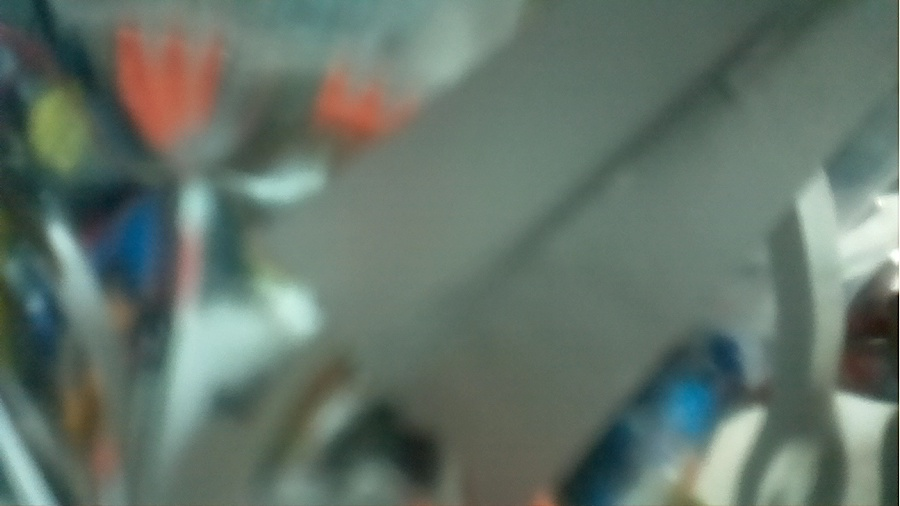
#> input picture 4wheelRobot/library/image.jpg, 900 x 506 px
$ python bluegoalddetection.py
#> lines starting #> are read from the running program, lines starting #| are printed output that depends on the picture; after the words box and inside, x2 and y2 are one past the last pixel; in counts of white or black regions, pixels touching at a corner belong together
#> further down, image is the input picture: shape (506, 900, 3); mean B, G, R 105.5, 115.6, 99.8
import cv2
import numpy
import math
from enum import Enum


class BlueGoalDetection:
    """
    An OpenCV pipeline generated by GRIP.
    """

    def __init__(self):
        """initializes all values to presets or None if need to be set
        """

        self.__blur_type = BlurType.Box_Blur
        self.__blur_radius = 4.504504504504505

        self.blur_output = None

        self.__hsv_threshold_input = self.blur_output
        self.__hsv_threshold_hue = [97.12230215827337, 180.0]
        self.__hsv_threshold_saturation = [135.29676258992808, 255.0]
        self.__hsv_threshold_value = [0.0, 255.0]

        self.hsv_threshold_output = None

        self.__find_contours_input = self.hsv_threshold_output
        self.__find_contours_external_only = False

        self.find_contours_output = None

        self.__filter_contours_contours = self.find_contours_output
        self.__filter_contours_min_area = 30.0
        self.__filter_contours_min_perimeter = 30.0
        self.__filter_contours_min_width = 100.0
        self.__filter_contours_max_width = 1000
        self.__filter_contours_min_height = 0.0
        self.__filter_contours_max_height = 1000.0
        self.__filter_contours_solidity = [0, 100]
        self.__filter_contours_max_vertices = 1000000
        self.__filter_contours_min_vertices = 0.0
        self.__filter_contours_min_ratio = 0.0
        self.__filter_contours_max_ratio = 1000

        self.filter_contours_output = None


    def process(self, source0):
        """
        Runs the pipeline and sets all outputs to new values.
        """
        # Step Blur0:
        self.__blur_input = source0
        (self.blur_output) = self.__blur(self.__blur_input, self.__blur_type, self.__blur_radius)

        # Step HSV_Threshold0:
        self.__hsv_threshold_input = self.blur_output
        (self.hsv_threshold_output) = self.__hsv_threshold(self.__hsv_threshold_input, self.__hsv_threshold_hue, self.__hsv_threshold_saturation, self.__hsv_threshold_value)

        # Step Find_Contours0:
        self.__find_contours_input = self.hsv_threshold_output
        (self.find_contours_output) = self.__find_contours(self.__find_contours_input, self.__find_contours_external_only)

        # Step Filter_Contours0:
        self.__filter_contours_contours = self.find_contours_output
        (self.filter_contours_output) = self.__filter_contours(self.__filter_contours_contours, self.__filter_contours_min_area, self.__filter_contours_min_perimeter, self.__filter_contours_min_width, self.__filter_contours_max_width, self.__filter_contours_min_height, self.__filter_contours_max_height, self.__filter_contours_solidity, self.__filter_contours_max_vertices, self.__filter_contours_min_vertices, self.__filter_contours_min_ratio, self.__filter_contours_max_ratio)


    @staticmethod
    def __blur(src, type, radius):
        """Softens an image using one of several filters.
        Args:
            src: The source mat (numpy.ndarray).
            type: The blurType to perform represented as an int.
            radius: The radius for the blur as a float.
        Returns:
            A numpy.ndarray that has been blurred.
        """
#> called with radius = 4.5
        if(type is BlurType.Box_Blur):
            ksize = int(2 * round(radius) + 1)
            return cv2.blur(src, (ksize, ksize))
        elif(type is BlurType.Gaussian_Blur):
            ksize = int(6 * round(radius) + 1)
            return cv2.GaussianBlur(src, (ksize, ksize), round(radius))
        elif(type is BlurType.Median_Filter):
            ksize = int(2 * round(radius) + 1)
            return cv2.medianBlur(src, ksize)
        else:
            return cv2.bilateralFilter(src, -1, round(radius), round(radius))

    @staticmethod
    def __hsv_threshold(input, hue, sat, val):
        """Segment an image based on hue, saturation, and value ranges.
        Args:
            input: A BGR numpy.ndarray.
            hue: A list of two numbers the are the min and max hue.
            sat: A list of two numbers the are the min and max saturation.
            lum: A list of two numbers the are the min and max value.
        Returns:
            A black and white numpy.ndarray.
        """
        out = cv2.cvtColor(input, cv2.COLOR_BGR2HSV)
#> out: shape (506, 900, 3); mean H, S, V 66.9, 51.2, 118.4
        return cv2.inRange(out, (hue[0], sat[0], val[0]),  (hue[1], sat[1], val[1]))
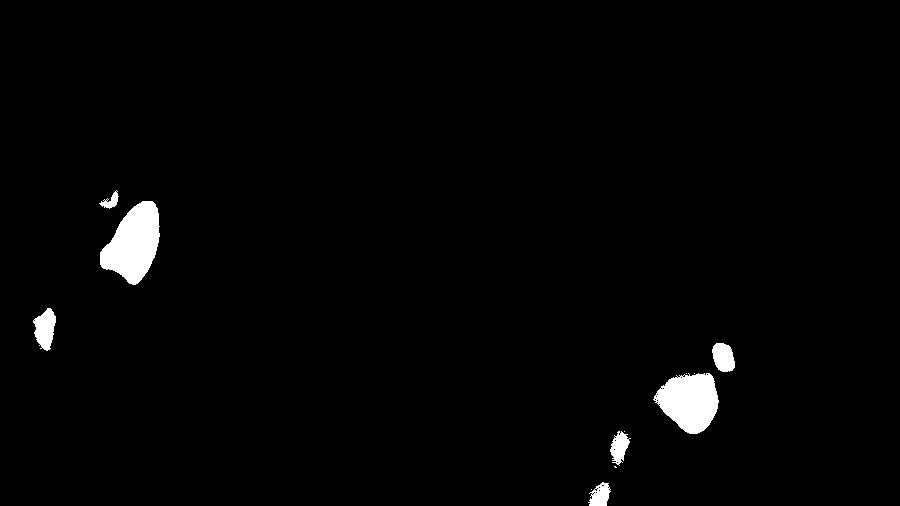
#> returned value: shape (506, 900); 1.8% white; 12 white regions (5 under 20 px), largest, box (x1, y1, x2, y2) and area: (100, 201, 160, 285) 3209, (653, 373, 719, 434) 2779, (33, 308, 56, 351) 647

    @staticmethod
    def __find_contours(input, external_only):
        """Sets the values of pixels in a binary image to their distance to the nearest black pixel.
        Args:
            input: A numpy.ndarray.
            external_only: A boolean. If true only external contours are found.
        Return:
            A list of numpy.ndarray where each one represents a contour.
        """
        if(external_only):
            mode = cv2.RETR_EXTERNAL
        else:
            mode = cv2.RETR_LIST
        method = cv2.CHAIN_APPROX_SIMPLE
        contours, hierarchy =cv2.findContours(input, mode=mode, method=method)
        return contours

    @staticmethod
    def __filter_contours(input_contours, min_area, min_perimeter, min_width, max_width,
                        min_height, max_height, solidity, max_vertex_count, min_vertex_count,
                        min_ratio, max_ratio):
        """Filters out contours that do not meet certain criteria.
        Args:
            input_contours: Contours as a list of numpy.ndarray.
            min_area: The minimum area of a contour that will be kept.
            min_perimeter: The minimum perimeter of a contour that will be kept.
            min_width: Minimum width of a contour.
            max_width: MaxWidth maximum width.
            min_height: Minimum height.
            max_height: Maximimum height.
            solidity: The minimum and maximum solidity of a contour.
            min_vertex_count: Minimum vertex Count of the contours.
            max_vertex_count: Maximum vertex Count.
            min_ratio: Minimum ratio of width to height.
            max_ratio: Maximum ratio of width to height.
        Returns:
            Contours as a list of numpy.ndarray.
        """
#> called with min_area = 30, min_perimeter = 30, min_width = 100, max_width = 1000, min_height = 0, max_height = 1000, max_vertex_count = 1000000, min_vertex_count = 0
        output = []
        for contour in input_contours:
            x,y,w,h = cv2.boundingRect(contour)
            if (w < min_width or w > max_width):
                continue
            if (h < min_height or h > max_height):
                continue
            area = cv2.contourArea(contour)
            if (area < min_area):
                continue
            if (cv2.arcLength(contour, True) < min_perimeter):
                continue
            hull = cv2.convexHull(contour)
            solid = 100 * area / cv2.contourArea(hull)
            if (solid < solidity[0] or solid > solidity[1]):
                continue
            if (len(contour) < min_vertex_count or len(contour) > max_vertex_count):
                continue
            ratio = (float)(w) / h
            if (ratio < min_ratio or ratio > max_ratio):
                continue
            output.append(contour)
        return output


BlurType = Enum('BlurType', 'Box_Blur Gaussian_Blur Median_Filter Bilateral_Filter')

BlurType = Enum('BlurType', 'Box_Blur Gaussian_Blur Median_Filter Bilateral_Filter')
gripBallDetection = BlueGoalDetection()
image = cv2.imread("image.jpg")
gripBallDetection.process(image)
output = gripBallDetection.filter_contours_output

leftPost = 10000
rightPost = 0
#print(output[0])

try:
    for vertex in output[0]:

        if vertex[0][0] > rightPost:
            rightPost = vertex[0][0]
        elif vertex[0][0] < leftPost:
            leftPost = vertex[0][0]
except:

    leftPost = None

    rightPost = None

print("leftPost", leftPost, "rightPost", rightPost)
